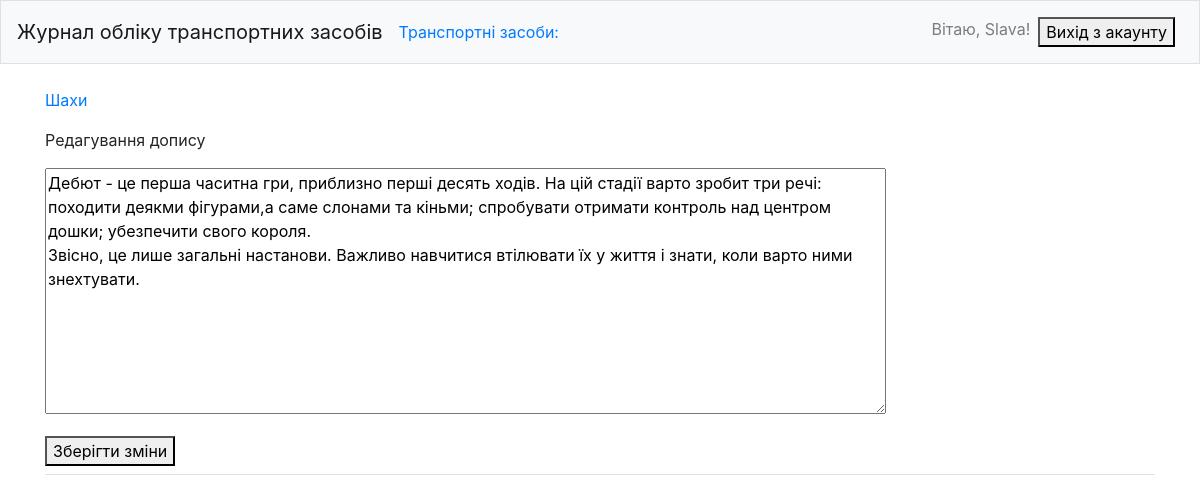
The page /edit_entry/1/ (signed in) on the database its author committed.
### learning_logs/models.py (models this page shows, shortened)
class Topic(models.Model):
    text = models.CharField(max_length=200)
    data_added = models.DateTimeField(auto_now_add=True)
    owner = models.ForeignKey(User, on_delete=models.CASCADE)
    def __str__(self):
        return self.text

class Entry(models.Model):
    topic = models.ForeignKey(Topic, on_delete=models.CASCADE)
    text = models.TextField()
    date_added = models.DateTimeField(auto_now_add=True)
    class Meta:
        verbose_name_plural = 'entries'

### learning_logs/views.py (the view)
# urls.py: path('edit_entry/<int:entry_id>/', views.edit_entry, name='edit_entry'),  # сторінка редагування допису
@login_required
def edit_entry(request, entry_id):
    entry = Entry.objects.get(id=entry_id)
    topic = entry.topic
    if request.method != 'POST':
        form = EntryForm(instance=entry)
    else:
        form = EntryForm(instance=entry, data=request.POST)
        if form.is_valid():
            form.save()
            return redirect('learning_logs:topic', topic_id=topic.id)
    context = {'entry': entry, 'topic': topic, 'form': form}
    return render(request, 'learning_logs/edit_entry.html', context)

### learning_logs/forms.py
class EntryForm(forms.ModelForm):
    class Meta:
        model = Entry
        fields = ['text']
        labels = {'text': ''}
        widgets = {'text': forms.Textarea(attrs={'cols': 80})}

### learning_logs/templates/learning_logs/edit_entry.html (shortened to what this page needs)
{% extends "learning_logs/base.html" %}
{% block content %}
<p><a href="{% url 'learning_logs:topic' topic.id %}">{{ topic }}</a></p>
<p>Редагування допису</p>
<form action="{% url 'learning_logs:edit_entry' entry.id %}" method="post">
    {{ form.as_p }}
    <button name="submit">Зберігти зміни</button>
</form>
{% endblock content %}

### learning_logs/templates/learning_logs/base.html (shortened to what this page needs)
{% load bootstrap4 %}
<!DOCTYPE html>
<html lang="en">
<head>
    {% bootstrap_css %}
</head>
<body>
        <nav class="navbar navbar-expand-md navbar-light bg-light mb-4 border">
            <a class="navbar-brand" href="{% url 'learning_logs:index' %}">Журнал обліку транспортних засобів</a>
        <div class="collapse navbar-collapse" id="navbarCollapse">
            <ul class="navbar-nav mr-auto">
                <li class="nav-item">
                     <a href="{% url 'learning_logs:topics' %}">Транспортні засоби:</a>
                </li>
            </ul>
            <ul class="navbar-nav ml-auto">
                {% if user.is_authenticated %}
                <li class="nav-item">
                    <span class="navbar-text">Вітаю, {{user.username}}!</span>
                </li>
                <li>
                     <form class="nav-link" method="post" action="{% url 'users:logout' %}">
                        <button type="submit">Вихід з акаунту</button>
                     </form>
                </li>
            {% endif %}
        </nav>
<main role="main" class="container">
    <div class="pb-2 mb-2 border-bottom">
        {% block content %}
        {% endblock content %}
    </div>
</main>
</body>
</html>

### rows shown on the page
Topic: text "Шахи"
Entry: text "Дебют - це перша часитна гри, приблизно перші десять ходів. На цій стадії варто зробит три речі: походити деякми фігурами,а саме слонами та кіньми; спробувати отримати контроль над центром дошки; убезпечити свого короля. Звісно, це лише загальні настанови. Важливо навчитися втілювати їх у життя і знати, коли варто ними знехтувати."

### other values the page prints
{{ user.username }} "Slava"
